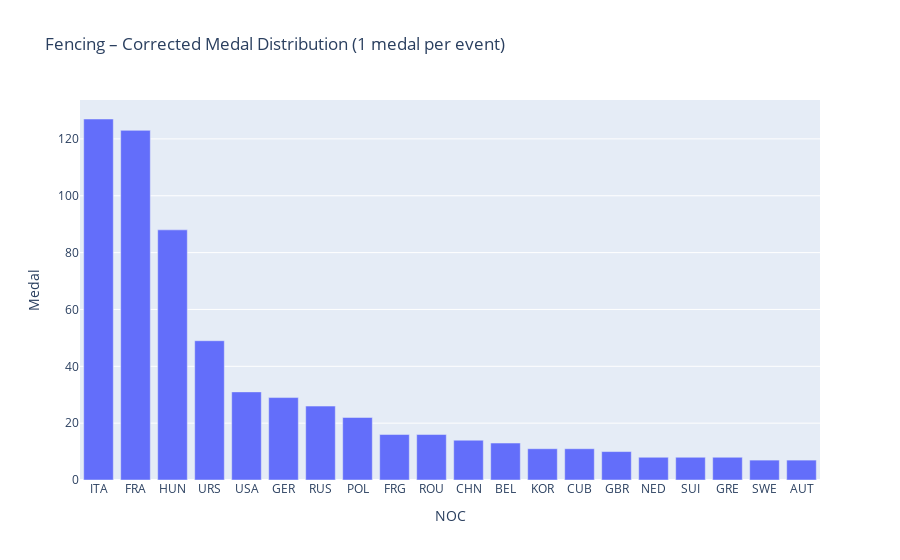

This figure's notebook cell:
### Code cell
medals_country = (
    medals_unique.groupby("NOC")["Medal"]
    .count()
    .reset_index()
    .sort_values("Medal", ascending=False)
)

px.bar(
    medals_country.head(20),
    x="NOC",
    y="Medal",
    title="Fencing - Medal Distribution"
).show()

### Figure 1 — Plotly figure (JSON) as saved in the notebook; plotly's stock layout.template omitted (floating-point values rounded to 4 significant figures)
{"data": [{"hovertemplate": "NOC=%{x}<br>Medal=%{y}<extra></extra>", "legendgroup": "", "marker": {"color": "#636efa", "pattern": {"shape": ""}}, "name": "", "orientation": "v", "showlegend": false, "textposition": "auto", "type": "bar", "x": ["ITA", "FRA", "HUN", "URS", "USA", "GER", "RUS", "POL", "FRG", "ROU", "CHN", "BEL", "KOR", "CUB", "GBR", "NED", "SUI", "GRE", "SWE", "AUT"], "xaxis": "x", "y": [127, 123, 88, 49, 31, 29, 26, 22, 16, 16, 14, 13, 11, 11, 10, 8, 8, 8, 7, 7], "yaxis": "y"}], "layout": {"barmode": "relative", "legend": {"tracegroupgap": 0}, "title": {"text": "Fencing – Corrected Medal Distribution (1 medal per event)"}, "xaxis": {"anchor": "y", "domain": [0, 1], "title": {"text": "NOC"}}, "yaxis": {"anchor": "x", "domain": [0, 1], "title": {"text": "Medal"}}}}
